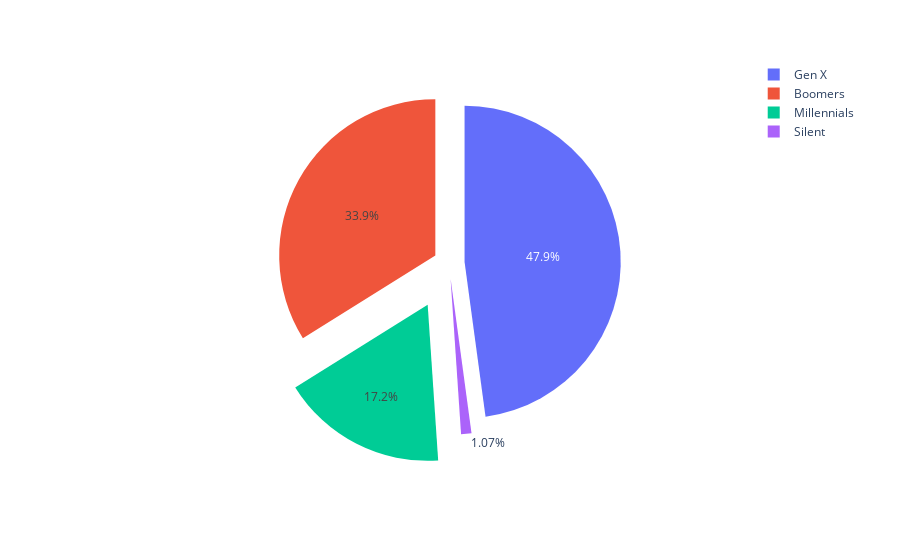

Notebook source saved alongside this figure:
### Code cell
# Count occurrences of each generation
gen = df['gen'].value_counts().reset_index()
gen.columns = ['Generation', 'Count']
fig = px.pie(
    gen, 
    names='Generation', 
    values='Count', 
    hole=0
)
fig.update_traces(
    pull=[0.1, 0.1, 0.3, 0.1, 0], 
    hoverinfo='label+percent+value' 
)

fig.show()

### Figure 1 — Plotly figure (JSON) as saved in the notebook; plotly's stock layout.template omitted (floating-point values rounded to 4 significant figures)
{"data": [{"domain": {"x": [0, 1], "y": [0, 1]}, "hole": 0, "hoverinfo": "label+percent+value", "hovertemplate": "Generation=%{label}<br>Count=%{value}<extra></extra>", "labels": ["Gen X", "Boomers", "Millennials", "Silent"], "legendgroup": "", "name": "", "pull": [0.1, 0.1, 0.3, 0.1, 0], "showlegend": true, "type": "pie", "values": [1072, 759, 385, 24]}], "layout": {"legend": {"tracegroupgap": 0}, "margin": {"t": 60}}}
